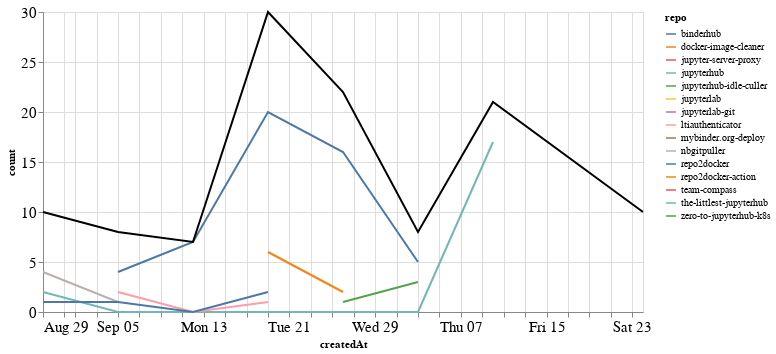

Notebook code for this chart:
### Markdown cell above
### Comments

### Code cell
comments_time = comments.groupby('repo').resample('W', on='createdAt').count()['author'].reset_index()
comments_time = comments_time.rename(columns={'author': 'count'})
comments_time_total = comments_time.groupby('createdAt').agg({"count": "sum"}).reset_index()
ch1 = alt.Chart(comments_time, width=600).mark_line().encode(
    x='createdAt',
    y='count',
    color='repo',
    tooltip="repo"
)

ch2 = alt.Chart(comments_time_total, width=600).mark_line(color="black").encode(
    x='createdAt',
    y='count',
)

ch1 + ch2

### Figure 1 — Vega-Lite specification as saved in the notebook (floating-point values rounded to 4 significant figures)
{"config": {"axisLeft": {"labelFontSize": 15}, "axisBottom": {"labelFontSize": 15}}, "layer": [{"data": {"name": "data-5b588b52803ae1ddfbed38245a8bd22c"}, "mark": "line", "encoding": {"color": {"type": "nominal", "field": "repo"}, "tooltip": {"type": "nominal", "field": "repo"}, "x": {"type": "temporal", "field": "createdAt"}, "y": {"type": "quantitative", "field": "count"}}, "width": 600}, {"data": {"name": "data-45932fd8ccc8be7a59927c010997120e"}, "mark": {"type": "line", "color": "black"}, "encoding": {"x": {"type": "temporal", "field": "createdAt"}, "y": {"type": "quantitative", "field": "count"}}, "width": 600}], "$schema": "https://vega.github.io/schema/vega-lite/v4.8.1.json", "datasets": {"data-5b588b52803ae1ddfbed38245a8bd22c": [{"repo": "binderhub", "createdAt": "2021-09-05T00:00:00", "count": 4}, {"repo": "binderhub", "createdAt": "2021-09-12T00:00:00", "count": 7}, {"repo": "binderhub", "createdAt": "2021-09-19T00:00:00", "count": 20}, {"repo": "binderhub", "createdAt": "2021-09-26T00:00:00", "count": 16}, {"repo": "binderhub", "createdAt": "2021-10-03T00:00:00", "count": 5}, {"repo": "docker-image-cleaner", "createdAt": "2021-09-19T00:00:00", "count": 6}, {"repo": "docker-image-cleaner", "createdAt": "2021-09-26T00:00:00", "count": 2}, {"repo": "jupyter-server-proxy", "createdAt": "2021-08-29T00:00:00", "count": 2}, {"repo": "jupyterhub", "createdAt": "2021-08-29T00:00:00", "count": 2}, {"repo": "jupyterhub", "createdAt": "2021-09-05T00:00:00", "count": 0}, {"repo": "jupyterhub", "createdAt": "2021-09-12T00:00:00", "count": 0}, {"repo": "jupyterhub", "createdAt": "2021-09-19T00:00:00", "count": 0}, {"repo": "jupyterhub", "createdAt": "2021-09-26T00:00:00", "count": 0}, {"repo": "jupyterhub", "createdAt": "2021-10-03T00:00:00", "count": 0}, {"repo": "jupyterhub", "createdAt": "2021-10-10T00:00:00", "count": 17}, {"repo": "jupyterhub-idle-culler", "createdAt": "2021-09-26T00:00:00", "count": 1}, {"repo": "jupyterlab", "createdAt": "2021-10-10T00:00:00", "count": 1}, {"repo": "jupyterlab-git", "createdAt": "2021-10-10T00:00:00", "count": 3}, {"repo": "ltiauthenticator", "createdAt": "2021-09-05T00:00:00", "count": 2}, {"repo": "ltiauthenticator", "createdAt": "2021-09-12T00:00:00", "count": 0}, {"repo": "ltiauthenticator", "createdAt": "2021-09-19T00:00:00", "count": 1}, {"repo": "mybinder.org-deploy", "createdAt": "2021-09-26T00:00:00", "count": 2}, {"repo": "nbgitpuller", "createdAt": "2021-08-29T00:00:00", "count": 4}, {"repo": "nbgitpuller", "createdAt": "2021-09-05T00:00:00", "count": 1}, {"repo": "repo2docker", "createdAt": "2021-08-29T00:00:00", "count": 1}, {"repo": "repo2docker", "createdAt": "2021-09-05T00:00:00", "count": 1}, {"repo": "repo2docker", "createdAt": "2021-09-12T00:00:00", "count": 0}, {"repo": "repo2docker", "createdAt": "2021-09-19T00:00:00", "count": 2}, {"repo": "repo2docker-action", "createdAt": "2021-09-19T00:00:00", "count": 1}, {"repo": "team-compass", "createdAt": "2021-08-29T00:00:00", "count": 1}, {"repo": "the-littlest-jupyterhub", "createdAt": "2021-10-24T00:00:00", "count": 10}, {"repo": "zero-to-jupyterhub-k8s", "createdAt": "2021-09-26T00:00:00", "count": 1}, {"repo": "zero-to-jupyterhub-k8s", "createdAt": "2021-10-03T00:00:00", "count": 3}], "data-45932fd8ccc8be7a59927c010997120e": [{"createdAt": "2021-08-29T00:00:00", "count": 10}, {"createdAt": "2021-09-05T00:00:00", "count": 8}, {"createdAt": "2021-09-12T00:00:00", "count": 7}, {"createdAt": "2021-09-19T00:00:00", "count": 30}, {"createdAt": "2021-09-26T00:00:00", "count": 22}, {"createdAt": "2021-10-03T00:00:00", "count": 8}, {"createdAt": "2021-10-10T00:00:00", "count": 21}, {"createdAt": "2021-10-24T00:00:00", "count": 10}]}}
